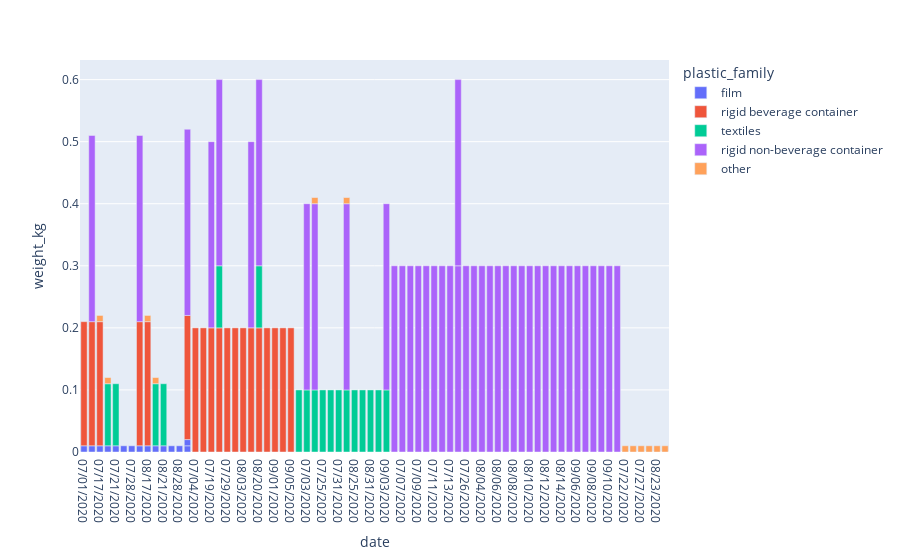

The notebook cell this image was saved under:
### Code cell
fig = px.bar(user_data, x='date', y='weight_kg', color="plastic_family")
fig

### Figure 1 — Plotly figure (JSON) as saved in the notebook; plotly's stock layout.template omitted (floating-point values rounded to 4 significant figures)
{"data": [{"alignmentgroup": "True", "hovertemplate": "plastic_family=film<br>date=%{x}<br>weight_kg=%{y}<extra></extra>", "legendgroup": "film", "marker": {"color": "#636efa"}, "name": "film", "offsetgroup": "film", "orientation": "v", "showlegend": true, "textposition": "auto", "type": "bar", "x": ["07/01/2020", "07/15/2020", "07/17/2020", "07/18/2020", "07/21/2020", "07/24/2020", "07/28/2020", "08/15/2020", "08/17/2020", "08/18/2020", "08/21/2020", "08/24/2020", "08/28/2020", "09/12/2020", "09/12/2020"], "xaxis": "x", "y": [0.01, 0.01, 0.01, 0.01, 0.01, 0.01, 0.01, 0.01, 0.01, 0.01, 0.01, 0.01, 0.01, 0.01, 0.01], "yaxis": "y"}, {"alignmentgroup": "True", "hovertemplate": "plastic_family=rigid beverage container<br>date=%{x}<br>weight_kg=%{y}<extra></extra>", "legendgroup": "rigid beverage container", "marker": {"color": "#EF553B"}, "name": "rigid beverage container", "offsetgroup": "rigid beverage container", "orientation": "v", "showlegend": true, "textposition": "auto", "type": "bar", "x": ["07/01/2020", "07/04/2020", "07/05/2020", "07/15/2020", "07/17/2020", "07/19/2020", "07/20/2020", "07/29/2020", "08/02/2020", "08/03/2020", "08/15/2020", "08/17/2020", "08/19/2020", "08/20/2020", "08/29/2020", "09/01/2020", "09/04/2020", "09/05/2020", "09/12/2020"], "xaxis": "x", "y": [0.2, 0.2, 0.2, 0.2, 0.2, 0.2, 0.2, 0.2, 0.2, 0.2, 0.2, 0.2, 0.2, 0.2, 0.2, 0.2, 0.2, 0.2, 0.2], "yaxis": "y"}, {"alignmentgroup": "True", "hovertemplate": "plastic_family=textiles<br>date=%{x}<br>weight_kg=%{y}<extra></extra>", "legendgroup": "textiles", "marker": {"color": "#00cc96"}, "name": "textiles", "offsetgroup": "textiles", "orientation": "v", "showlegend": true, "textposition": "auto", "type": "bar", "x": ["07/02/2020", "07/03/2020", "07/16/2020", "07/18/2020", "07/20/2020", "07/21/2020", "07/25/2020", "07/30/2020", "07/31/2020", "08/16/2020", "08/18/2020", "08/20/2020", "08/21/2020", "08/25/2020", "08/30/2020", "08/31/2020", "09/02/2020", "09/03/2020"], "xaxis": "x", "y": [0.1, 0.1, 0.1, 0.1, 0.1, 0.1, 0.1, 0.1, 0.1, 0.1, 0.1, 0.1, 0.1, 0.1, 0.1, 0.1, 0.1, 0.1], "yaxis": "y"}, {"alignmentgroup": "True", "hovertemplate": "plastic_family=rigid non-beverage container<br>date=%{x}<br>weight_kg=%{y}<extra></extra>", "legendgroup": "rigid non-beverage container", "marker": {"color": "#ab63fa"}, "name": "rigid non-beverage container", "offsetgroup": "rigid non-beverage container", "orientation": "v", "showlegend": true, "textposition": "auto", "type": "bar", "x": ["07/03/2020", "07/06/2020", "07/07/2020", "07/08/2020", "07/09/2020", "07/10/2020", "07/11/2020", "07/12/2020", "07/13/2020", "07/14/2020", "07/14/2020", "07/15/2020", "07/16/2020", "07/19/2020", "07/20/2020", "07/26/2020", "08/01/2020", "08/04/2020", "08/05/2020", "08/06/2020", "08/07/2020", "08/08/2020", "08/09/2020", "08/10/2020", "08/11/2020", "08/12/2020", "08/13/2020", "08/14/2020", "08/15/2020", "08/16/2020", "08/19/2020", "08/20/2020", "08/26/2020", "09/03/2020", "09/06/2020", "09/07/2020", "09/08/2020", "09/09/2020", "09/10/2020", "09/11/2020", "09/12/2020"], "xaxis": "x", "y": [0.3, 0.3, 0.3, 0.3, 0.3, 0.3, 0.3, 0.3, 0.3, 0.3, 0.3, 0.3, 0.3, 0.3, 0.3, 0.3, 0.3, 0.3, 0.3, 0.3, 0.3, 0.3, 0.3, 0.3, 0.3, 0.3, 0.3, 0.3, 0.3, 0.3, 0.3, 0.3, 0.3, 0.3, 0.3, 0.3, 0.3, 0.3, 0.3, 0.3, 0.3], "yaxis": "y"}, {"alignmentgroup": "True", "hovertemplate": "plastic_family=other<br>date=%{x}<br>weight_kg=%{y}<extra></extra>", "legendgroup": "other", "marker": {"color": "#FFA15A"}, "name": "other", "offsetgroup": "other", "orientation": "v", "showlegend": true, "textposition": "auto", "type": "bar", "x": ["07/16/2020", "07/17/2020", "07/18/2020", "07/22/2020", "07/23/2020", "07/27/2020", "08/16/2020", "08/17/2020", "08/18/2020", "08/22/2020", "08/23/2020", "08/27/2020"], "xaxis": "x", "y": [0.01, 0.01, 0.01, 0.01, 0.01, 0.01, 0.01, 0.01, 0.01, 0.01, 0.01, 0.01], "yaxis": "y"}], "layout": {"barmode": "relative", "legend": {"title": {"text": "plastic_family"}, "tracegroupgap": 0}, "margin": {"t": 60}, "xaxis": {"anchor": "y", "domain": [0, 1], "title": {"text": "date"}}, "yaxis": {"anchor": "x", "domain": [0, 1], "title": {"text": "weight_kg"}}}}
